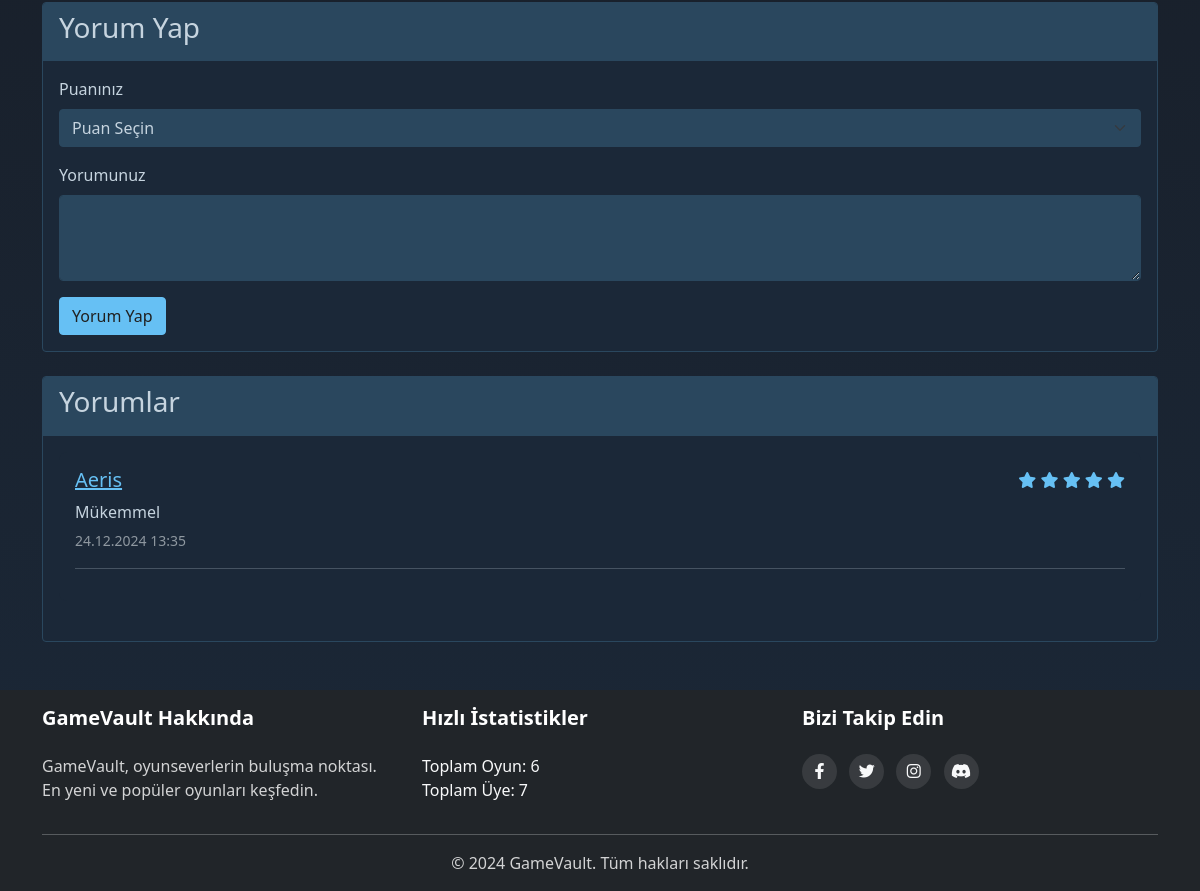
Before: /game_details.php?id=1 (signed in, lower part) with the older database file.
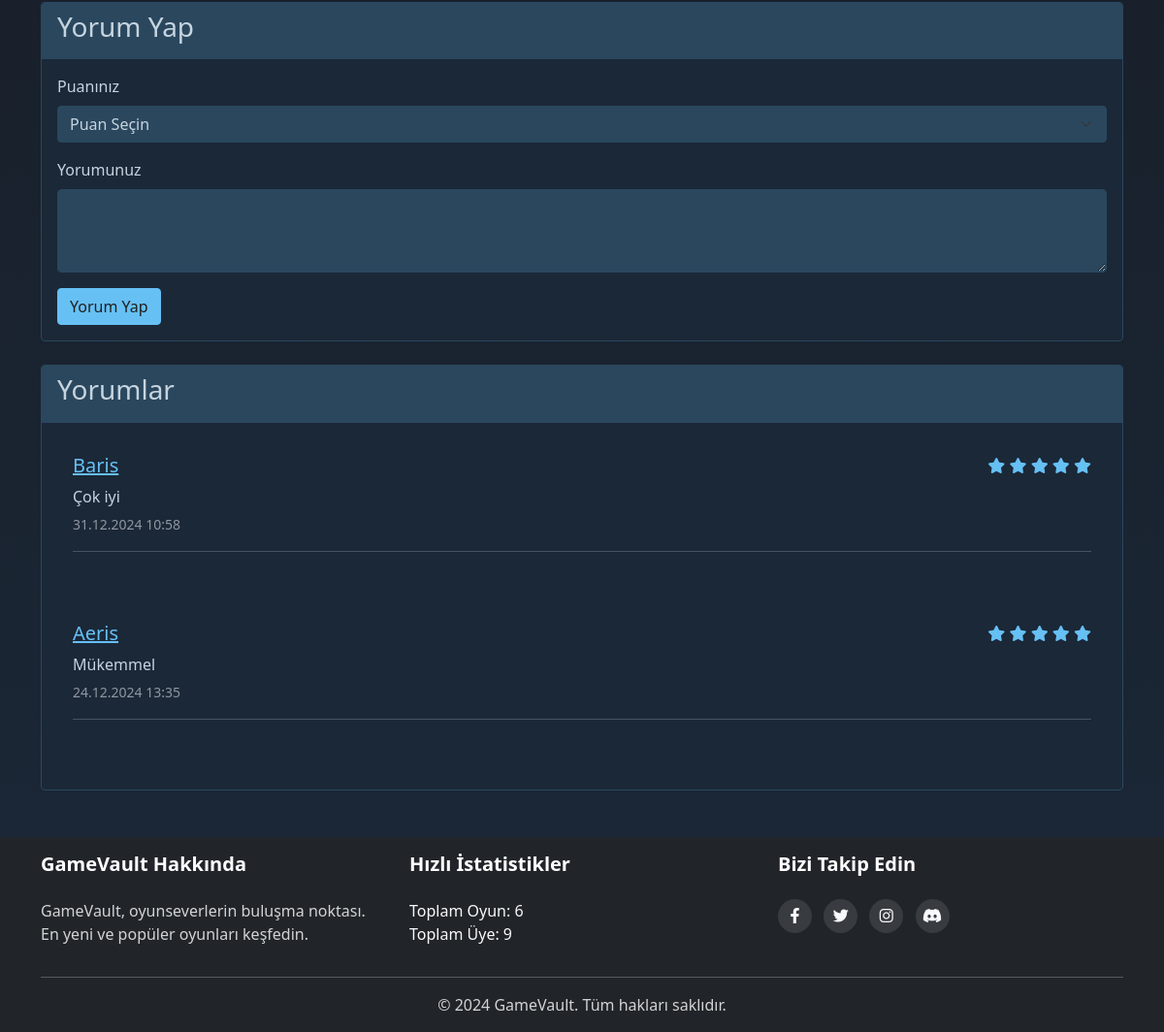
After: the same page with the newer database file.
### tables this page shows
CREATE TABLE comments (
                id INTEGER PRIMARY KEY AUTOINCREMENT,
                game_id INTEGER NOT NULL,
                user_id INTEGER NOT NULL,
                comment TEXT NOT NULL,
                rating INTEGER CHECK(rating BETWEEN 1 AND 5),
                created_at DATETIME DEFAULT CURRENT_TIMESTAMP,
                FOREIGN KEY (game_id) REFERENCES games(id) ON DELETE CASCADE,
                FOREIGN KEY (user_id) REFERENCES users(id) ON DELETE CASCADE
            );

CREATE TABLE "users" (
                id INTEGER PRIMARY KEY AUTOINCREMENT,
                username TEXT NOT NULL UNIQUE,
                email TEXT NOT NULL UNIQUE,
                password TEXT NOT NULL,
                is_admin INTEGER DEFAULT 0,
                profile_image TEXT DEFAULT 'default.jpg',
                bio TEXT,
                join_date DATETIME DEFAULT CURRENT_TIMESTAMP,
                last_seen DATETIME,
                favorite_game TEXT,
                steam_profile TEXT,
                total_comments INTEGER DEFAULT 0,
                total_likes INTEGER DEFAULT 0
            );

### game_details.php (the view, shortened to what the changed rows need)
<?php
$db = Database::getInstance()->getConnection();
$game = null;
$game_id = (int)$_GET['id'];
try {
    $stmt = $db->prepare("
        SELECT g.*, u.username as publisher_name
        FROM games g
        LEFT JOIN users u ON g.added_by = u.id
        WHERE g.id = ?
    ");
    $stmt->execute([$game_id]);
    $game = $stmt->fetch(PDO::FETCH_ASSOC);
} catch(PDOException $e) {
    $error = 'Oyun bilgileri yüklenirken bir hata oluştu.';
}
try {
    $stmt = $db->prepare("
        SELECT c.*, u.username
        FROM comments c
        JOIN users u ON c.user_id = u.id
        WHERE c.game_id = ?
        ORDER BY c.created_at DESC
    ");
    $stmt->execute([$game_id]);
    $comments = $stmt->fetchAll();
} catch(PDOException $e) {
    $error = 'Yorumlar yüklenirken bir hata oluştu.';
}
?>
<!DOCTYPE html>
<html lang="tr">
<head>
    <link href="https://cdn.jsdelivr.net/npm/bootstrap@5.1.3/dist/css/bootstrap.min.css" rel="stylesheet">
    <link href="https://cdnjs.cloudflare.com/ajax/libs/font-awesome/6.0.0/css/all.min.css" rel="stylesheet">
    <link href="css/style.css" rel="stylesheet">
</head>
<body>
    <?php include 'includes/header.php';  ?>
    <div class="container mt-4">
        <?php if ($game): ?>
        <div class="card mt-4">
            <div class="card-body">
                <?php foreach ($comments as $comment): ?>
                <div class="comment mb-4">
                    <div class="d-flex justify-content-between align-items-center mb-2">
                        <h5 class="mb-0">
                            <a href="view_profile.php?id=<?php echo $comment['user_id']; ?>">
                                <?php echo htmlspecialchars($comment['username']); ?>
                            </a>
                        </h5>
                        <div class="rating text-warning">
                            <?php for($i = 0; $i < $comment['rating']; $i++): ?>
                                <i class="fas fa-star"></i>
                            <?php endfor; ?>
                        </div>
                    </div>
                    <p class="mb-1"><?php echo nl2br(htmlspecialchars($comment['comment'])); ?></p>
                    <small class="text-muted">
                        <?php echo date('d.m.Y H:i', strtotime($comment['created_at'])); ?>
                    </small>
                    <hr>
                </div>
                <?php endforeach; ?>
            </div>
        </div>
        <?php endif; ?>
    </div>
    <?php include 'includes/footer.php';  ?>
</body>
</html>

### includes/footer.php (shortened to what the changed rows need)
<?php
$db = Database::getInstance()->getConnection();
try {
    $total_games = $db->query("SELECT COUNT(*) FROM games")->fetchColumn();
    $total_users = $db->query("SELECT COUNT(*) FROM users")->fetchColumn();
} catch(PDOException $e) {
    $total_games = 0;
    $total_users = 0;
}
?>
<footer class="footer mt-5 py-3 bg-dark text-light">
    <div class="container">
        <div class="row">
            <div class="col-md-4">
                <ul class="list-unstyled">
                    <li>Toplam Oyun: <?php echo number_format($total_games); ?></li>
                    <li>Toplam Üye: <?php echo number_format($total_users); ?></li>
                </ul>
            </div>
        </div>
    </div>
</footer>
</body>
</html>

Changed rows visible on the page:
added comments: user.username "Baris", rating 5 (drawn), comment "Çok iyi", created_at "31.12.2024 10:58"
Other visible differences:
$total_users: "7" → "9"
